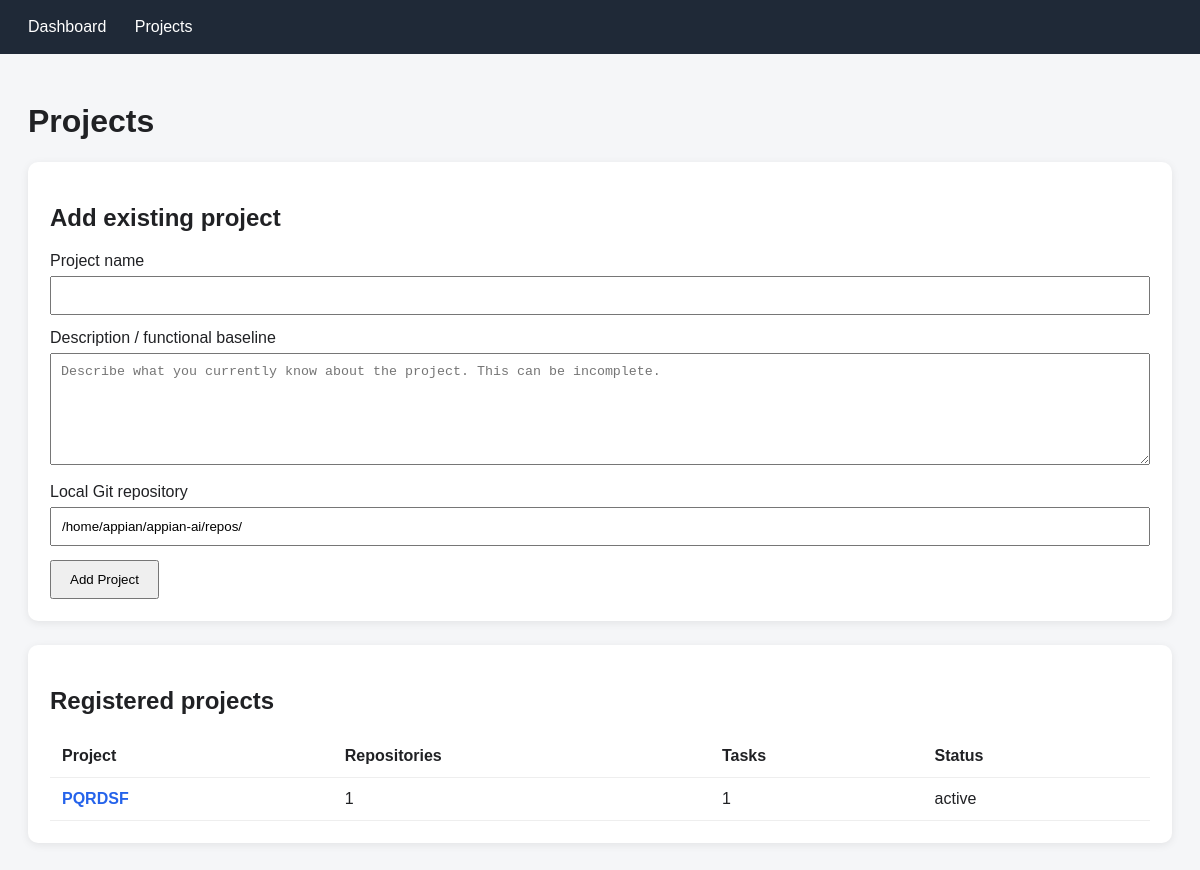
The app's page /projects with its own data.
### tables this page shows
CREATE TABLE projects (
            id INTEGER PRIMARY KEY AUTOINCREMENT,
            name TEXT NOT NULL UNIQUE,
            description TEXT,
            status TEXT NOT NULL DEFAULT 'active',
            created_at TEXT NOT NULL DEFAULT CURRENT_TIMESTAMP,
            updated_at TEXT NOT NULL DEFAULT CURRENT_TIMESTAMP
        );

### app.py (the view)
@app.get("/projects", response_class=HTMLResponse)
def projects_page(request: Request):
    conn = get_connection()
    projects = conn.execute(
        """
        SELECT
            projects.*,
            COUNT(DISTINCT repositories.id) AS repository_count,
            COUNT(DISTINCT tasks.id) AS task_count
        FROM projects
        LEFT JOIN repositories
            ON repositories.project_id = projects.id
        LEFT JOIN tasks
            ON tasks.project_id = projects.id
        GROUP BY projects.id
        ORDER BY projects.name
        """
    ).fetchall()
    conn.close()
    return templates.TemplateResponse(
        request=request,
        name="projects.html",
        context={
            "projects": projects,
        },
    )

### templates/projects.html (shortened to what this page needs)
<!DOCTYPE html>
<html lang="es">
<head>
</head>
<body>
<header>
    <a href="/">Dashboard</a>
    <a href="/projects">Projects</a>
</header>
<main>
<h1>Projects</h1>
<div class="panel">
    <h2>Add existing project</h2>
    <form method="post" action="/projects">
        <label>Project name</label>
        <input name="name" required>
        <label>Description / functional baseline</label>
        <textarea
            name="description"
            rows="6"
            placeholder="Describe what you currently know about the project. This can be incomplete."
        ></textarea>
        <label>Local Git repository</label>
        <input
            name="local_path"
            value="/home/appian/appian-ai/repos/"
            required
        >
        <button type="submit">
            Add Project
        </button>
    </form>
</div>
<div class="panel">
    <h2>Registered projects</h2>
    {% if projects %}
    <table>
        <thead>
            <tr>
                <th>Project</th>
                <th>Repositories</th>
                <th>Tasks</th>
                <th>Status</th>
            </tr>
        </thead>
        <tbody>
        {% for project in projects %}
            <tr>
                <td>
                    <a
                        class="project-link"
                        href="/projects/{{ project.id }}"
                    >
                        {{ project.name }}
                    </a>
                </td>
                <td>{{ project.repository_count }}</td>
                <td>{{ project.task_count }}</td>
                <td>{{ project.status }}</td>
            </tr>
        {% endfor %}
        </tbody>
    </table>
    {% else %}
    <p>No projects registered.</p>
    {% endif %}
</div>
</main>
</body>
</html>

### templates/projects.html (style rules this page uses)
body { margin: 0; font-family: Arial, sans-serif; background: #f5f6f8; color: #202124; }
header { background: #1f2937; padding: 18px 28px; }
header a { color: white; text-decoration: none; margin-right: 24px; }
main { max-width: 1200px; margin: auto; padding: 28px; }
.panel { background: white; padding: 22px; border-radius: 10px; margin-bottom: 24px; box-shadow: 0 2px 8px rgba(0,0,0,.08); }
input, textarea { width: 100%; box-sizing: border-box; padding: 10px; margin: 6px 0 14px; }
button { padding: 10px 18px; cursor: pointer; }
table { width: 100%; border-collapse: collapse; }
th, td { text-align: left; padding: 12px; border-bottom: 1px solid #eee; }
.project-link { font-weight: bold; text-decoration: none; color: #2563eb; }

### records on screen
projects: name "PQRDSF", repository_count "1", task_count "1", status "active"
